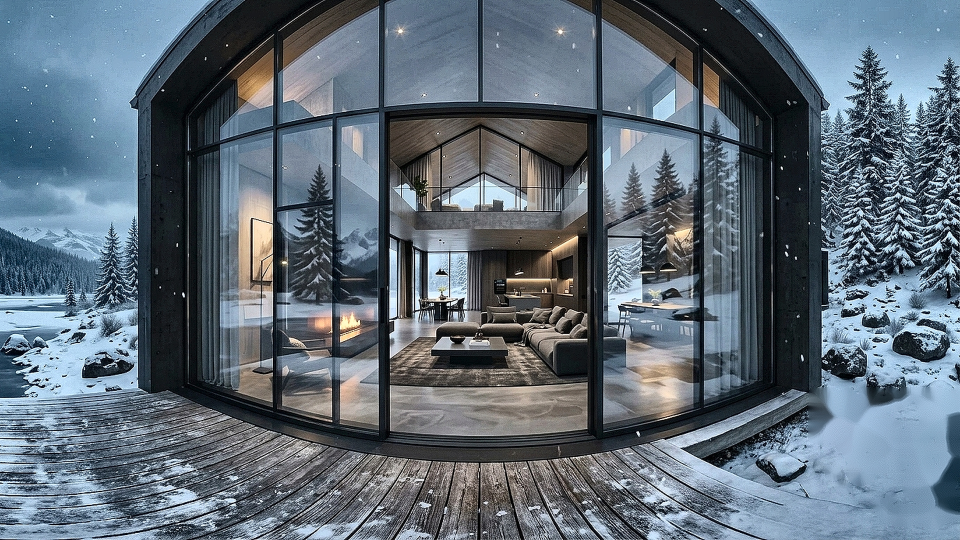
#> input picture assets/panoramas/entrance_deck.jpg, 2880 x 1620 px (shown at 1/3 size); its folder holds 4 pictures in this run
$ python enhance_6k.py
#> lines starting #> are read from the running program, lines starting #| are printed output that depends on the picture
"""
6K Ultra-HD Architectural Texture Restoration & Upscaling
Enhances 5 Villa Scenes to 6144x3456 with Lanczos-4 antialiased interpolation,
multi-scale architectural unsharp contrast (wood, granite, linen, brushed steel),
and generates ultra-crisp WebP textures for Three.js 180° Curved Stage.
"""

import os
import time
import cv2
import numpy as np
from PIL import Image

BASE_DIR = os.path.dirname(os.path.dirname(os.path.abspath(__file__)))
PANORAMA_DIR = os.path.join(BASE_DIR, "assets", "panoramas")

SCENES = [
    "entrance_deck",
    "living_room",
    "kitchen_dining",
    "stone_lounge",
    "bedroom"
]

def enhance_6k(scene_name):
#> called with scene_name = 'entrance_deck'
    jpg_path = os.path.join(PANORAMA_DIR, f"{scene_name}.jpg")
    webp_path = os.path.join(PANORAMA_DIR, f"{scene_name}.webp")

    if not os.path.exists(jpg_path):
        print(f"[!] Warning: {jpg_path} not found!")
        return

    t0 = time.time()
    print(f"\n[+] Processing '{scene_name}'...")
    img = cv2.imread(jpg_path)
#> img is the input picture: shape (1620, 2880, 3); mean B, G, R 119.4, 107.8, 94.8
    h, w = img.shape[:2]
#> h = 1620; w = 2880

    # Target 6K resolution (6144 x 3456 - exact 16:9)
    target_w = 6144
    target_h = int(round(target_w * (h / w)))
#> target_h = 3456
    print(f"    Upscaling: {w}x{h} -> {target_w}x{target_h} (Lanczos-4)")
#|     Upscaling: 2880x1620 -> 6144x3456 (Lanczos-4)
    upscaled = cv2.resize(img, (target_w, target_h), interpolation=cv2.INTER_LANCZOS4)
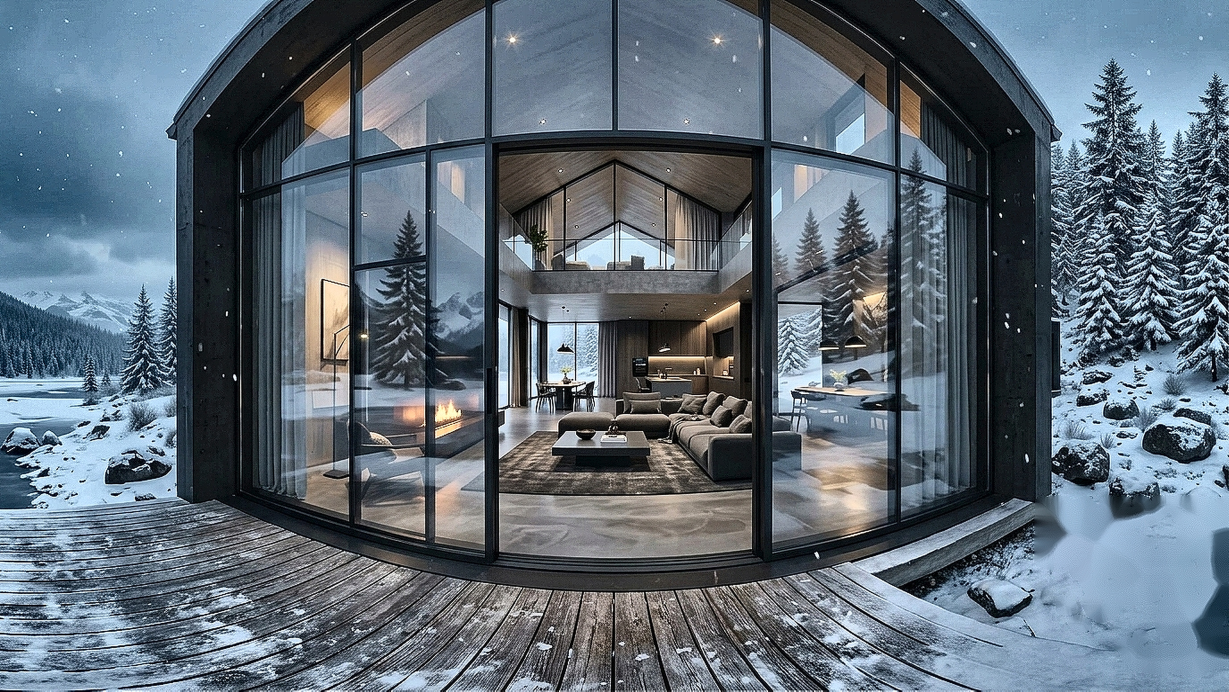
#> upscaled: shape (3456, 6144, 3) (shown at 1/5 size); mean B, G, R 119.4, 107.8, 94.9

    # Multi-scale architectural unsharp mask
    # 1. Fine micro-texture pass (wood grain, linen fabric)
    print("    Applying fine micro-texture restoration...")
    fine_gaussian = cv2.GaussianBlur(upscaled, (0, 0), sigmaX=1.2, sigmaY=1.2)
    fine_detail = cv2.addWeighted(upscaled, 1.25, fine_gaussian, -0.25, 0)

    # 2. Macro-edge clarity pass (granite blocks, window frames, light fixtures)
    print("    Applying architectural edge clarity pass...")
    macro_gaussian = cv2.GaussianBlur(fine_detail, (0, 0), sigmaX=3.0, sigmaY=3.0)
    enhanced = cv2.addWeighted(fine_detail, 1.15, macro_gaussian, -0.15, 0)

    # Convert BGR -> RGB
    rgb = cv2.cvtColor(enhanced, cv2.COLOR_BGR2RGB)
#> (the run stopped early here; a loop or call above may not have finished)
